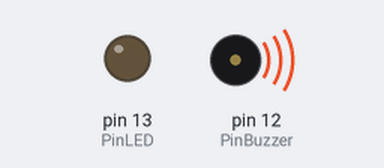
This sketch was run on a simulated Arduino Uno, built with avr-gcc and run on an emulated ATmega328P. Parts: output pins drawn as LEDs (lit = HIGH), buzzer (waves = sounding). Pins used as bus, display or sensor lines are not drawn.

Above: at 0.16 s.
At 2.7 s:
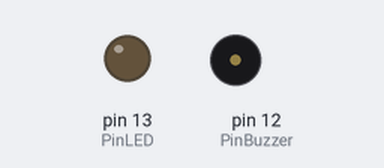
Timing chart, 0 to 6.8 s (numbered marks = the images above):
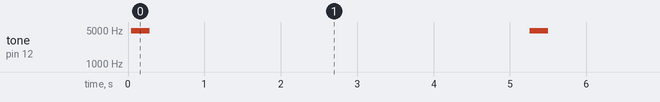

Measured:
- by itself, tone on pin 12 (PinBuzzer): alternates 4837 Hz for 0.24 s and silent for 5.0 s

The sketch:

test_master.ino
```cpp
#include <SoftwareSerial.h>

#define SSerialRX        7   //Serial Receive pin
#define SSerialTX        9   //Serial Transmit pin
#define SSerialTxControl 8   //RS485 Direction control

#define RS485Transmit    HIGH
#define RS485Receive     LOW

#define PinLED           13
#define PinBuzzer        12

SoftwareSerial RS485Serial(SSerialRX, SSerialTX);
int byteReceived;
int byteSend;

int pOne = 0;
int pTwo = 0;

void setup() {
  pinMode(SSerialRX, INPUT);
  pinMode(SSerialTX, OUTPUT);
  pinMode(SSerialTxControl, OUTPUT);

  pinMode(PinLED, OUTPUT);
  pinMode(PinBuzzer, OUTPUT);

  digitalWrite(SSerialTxControl, RS485Receive);
  RS485Serial.begin(4800);//try 4800 if that fails!
}

void loop() {
  rs485writeByte(0xF1);
  rs485writeByte(0x01);
  buzz();
  delay(5000);
  rs485writeByte(0xF1);
  rs485writeByte(0x00);
  buzz();
  delay(5000);
}

void rs485writeByte(int byteToSend) {
  digitalWrite(SSerialTxControl, RS485Transmit);
  RS485Serial.write(byteToSend);
  digitalWrite(SSerialTxControl, RS485Receive);
}

void buzz() {
  for (int i = 0; i <1024; i++) {
    digitalWrite(PinBuzzer, HIGH);
    delayMicroseconds(100);
    digitalWrite(PinBuzzer, LOW);
    delayMicroseconds(100);
  }
}

void _loop() {
  pOne = procedureOne(pOne);
  if (pOne == -1) {
    pOne = procedureOne(0);
  }
  pTwo = procedureTwo(pTwo);
  if (pTwo == -1) {
    pTwo = procedureTwo(0);
  }
}

int procedureOne(int step) {
  switch(step) {
    case 0:
      //
    break; case 1:
      //
    break; case 2:
      //
    break; default: return -1;
  }
  return step++;
}

int procedureTwo(int step) {
  switch(step) {
    case 0:
      //
    break; case 1:
      //
    break; case 2:
      //
    break; default: return -1;
  }
  return step++;
}
```
